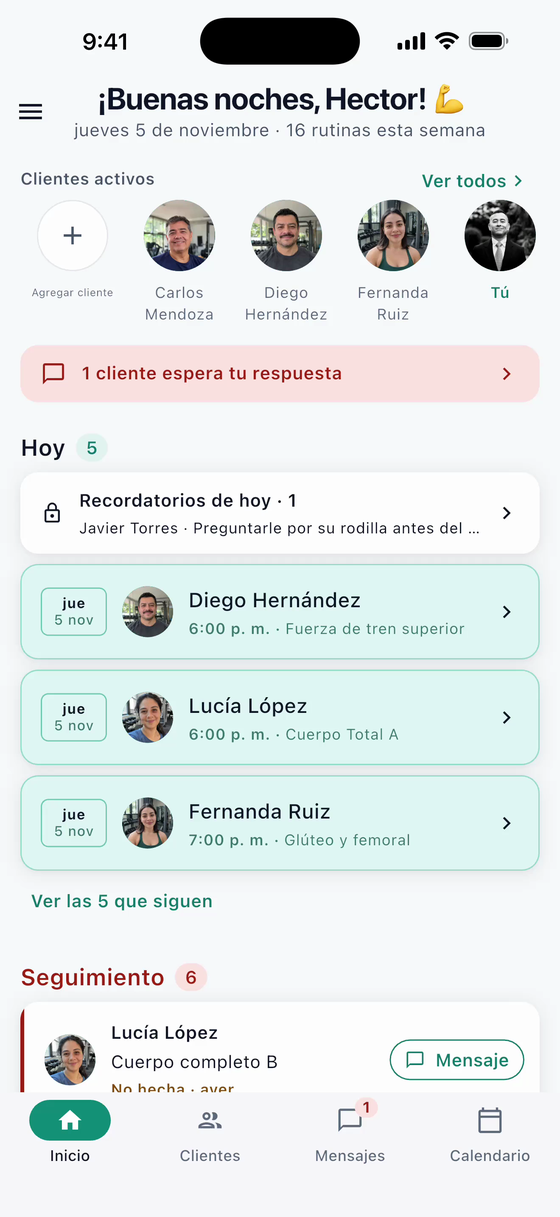
#> input picture workbench/templates/assets/_loc_help01_es_v2.png, 560 x 1217 px
$ python tip_measure.py assets/_loc_help01_es_v2.png
#> lines starting #> are read from the running program, lines starting #| are printed output that depends on the picture; after the words box and inside, x2 and y2 are one past the last pixel; in counts of white or black regions, pixels touching at a corner belong together
# Measures headline (ink/coral) and teal rows of tip images, used to match tip.html to the 2026-11 tips: python3 tip_measure.py a.jpg b.jpg
from PIL import Image
import numpy as np, sys
def groups(r):
  if len(r)==0: return []
  g=[];s=r[0];p=r[0]
  for x in r[1:]:
    if x>p+3: g.append((int(s),int(p))); s=x
    p=x
  g.append((int(s),int(p))); return g
for f in sys.argv[1:]:
  a=np.array(Image.open(f).convert('RGB')).astype(int)
  dark=(a.sum(2)<450)&~((a[:,:,0]<120)&(a[:,:,1]>90))
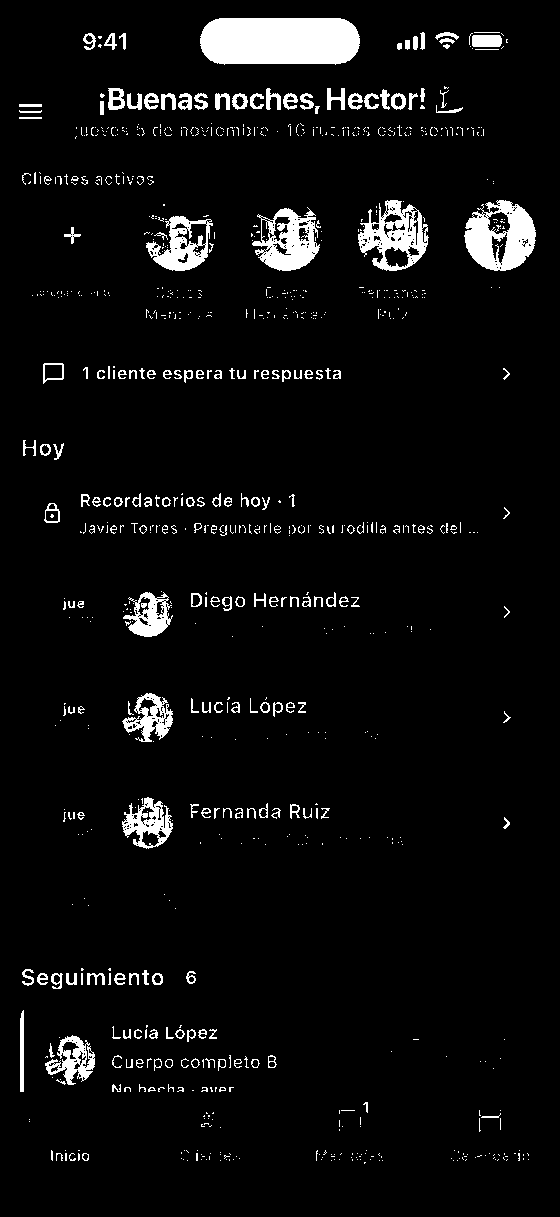
#> dark: shape (1217, 560) bool; 5.1% white; 908 white regions (698 under 20 px), largest, box (x1, y1, x2, y2) and area: (200, 18, 360, 65) 6906, (464, 200, 536, 271) 3143, (358, 200, 429, 271) 2444
  teal=(abs(a[:,:,0]-14)<35)&(abs(a[:,:,1]-122)<35)&(abs(a[:,:,2]-111)<35)
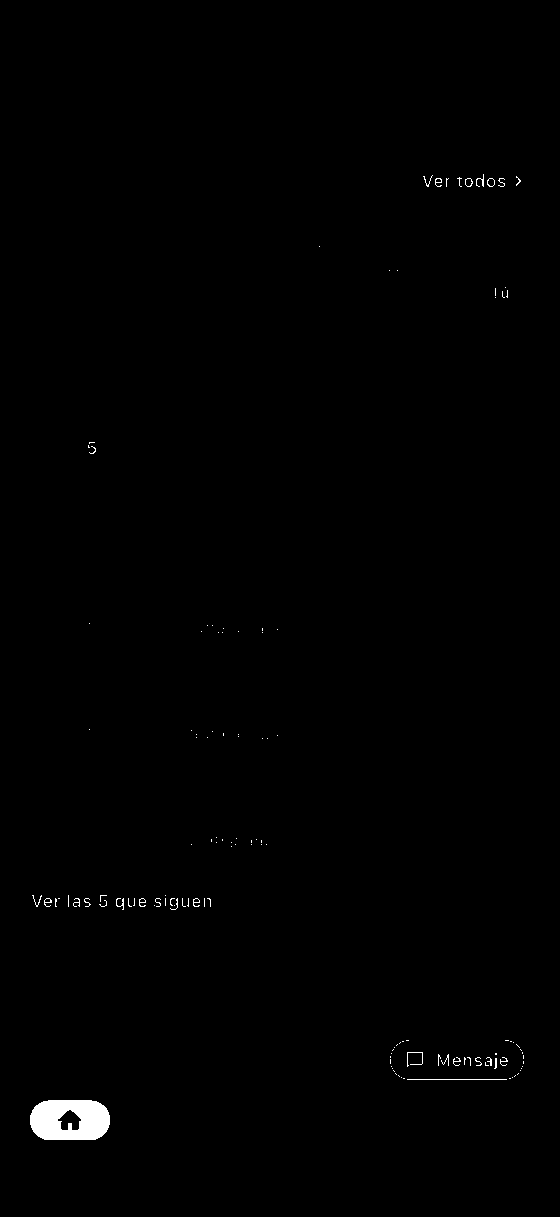
#> teal: shape (1217, 560) bool; 0.54% white; 128 white regions (104 under 20 px), largest, box (x1, y1, x2, y2) and area: (30, 1100, 110, 1140) 2584, (407, 1079, 507, 1080) 100, (407, 1052, 423, 1067) 54
  out=[]
  for g in groups(np.where(dark[:,140:1000].sum(1)>3)[0]):
#> in groups, `s = r[0]`: s = 18
    c=np.where(dark[g[0]:g[1]+1].any(0))[0]; out.append((g,int(c.min()),int(c.max())))
#> this loop made 20 passes
#> after the loop, out = 20 items
  tg=[]
  for g in groups(np.where(teal[:,140:1000].sum(1)>3)[0]):
    c=np.where(teal[g[0]:g[1]+1].any(0))[0]; tg.append((g,int(c.min()),int(c.max())))
#> this loop made 7 passes
#> g on passes 1, 4, 6, 7: (176, 186), (898, 909), (1052, 1068), (1078, 1079)
#> (g, c) on passes 2, 3, 5: ((297, 297), [495, 503, 504, 507]), ((840, 844), [191, 211, 216, 222, 231, 235, 251, 261, 266]), ((1040, 1041), [402, 403, 406, 407, 408, 505, 506, 507, 508, 510, 511])
#> after the loop, tg = [((176, 186), 423, 520), ((297, 297), 495, 507), ((840, 844), 191, 266), ((898, 909), 33, 210), ((1040, 1041), 402, 511), ((1052, 1068), 390, 523), ((1078, 1079), 403, 510)]
  print(f.split('/')[-2]); print('  dark',out); print('  teal',tg)

$ run again, on workbench/templates/assets/_loc_help05_es_v2.png
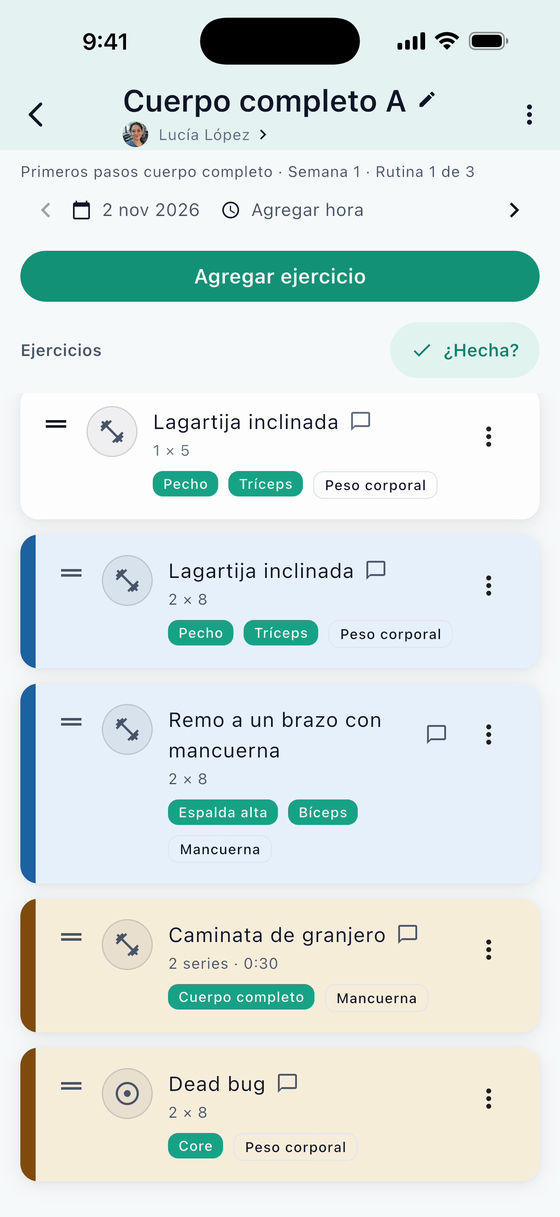
#> input picture workbench/templates/assets/_loc_help05_es_v2.png, 560 x 1217 px
#> `dark=(a.sum(2)<450)&~((a[:,:,0]<120)&(a[:,:,1]>90))`:
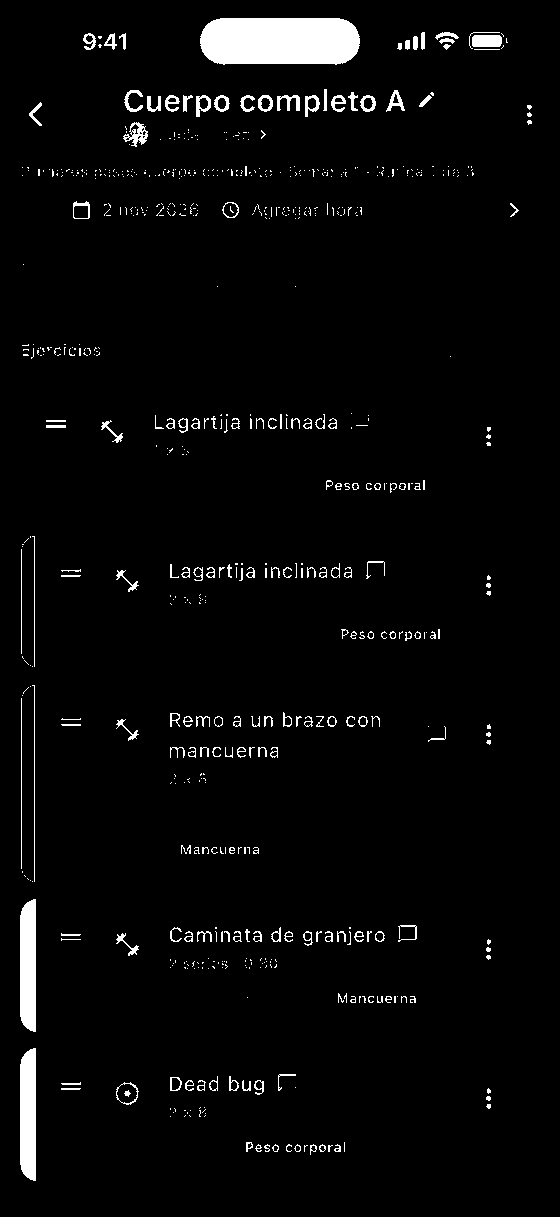
#> dark: shape (1217, 560) bool; 3.3% white; 679 white regions (499 under 20 px), largest, box (x1, y1, x2, y2) and area: (200, 18, 360, 65) 6902, (20, 1048, 36, 1181) 1989, (20, 899, 36, 1032) 1988
#> `teal=(abs(a[:,:,0]-14)<35)&(abs(a[:,:,1]-122)<35)&(abs(a[:,:,2]-111)<35)`:
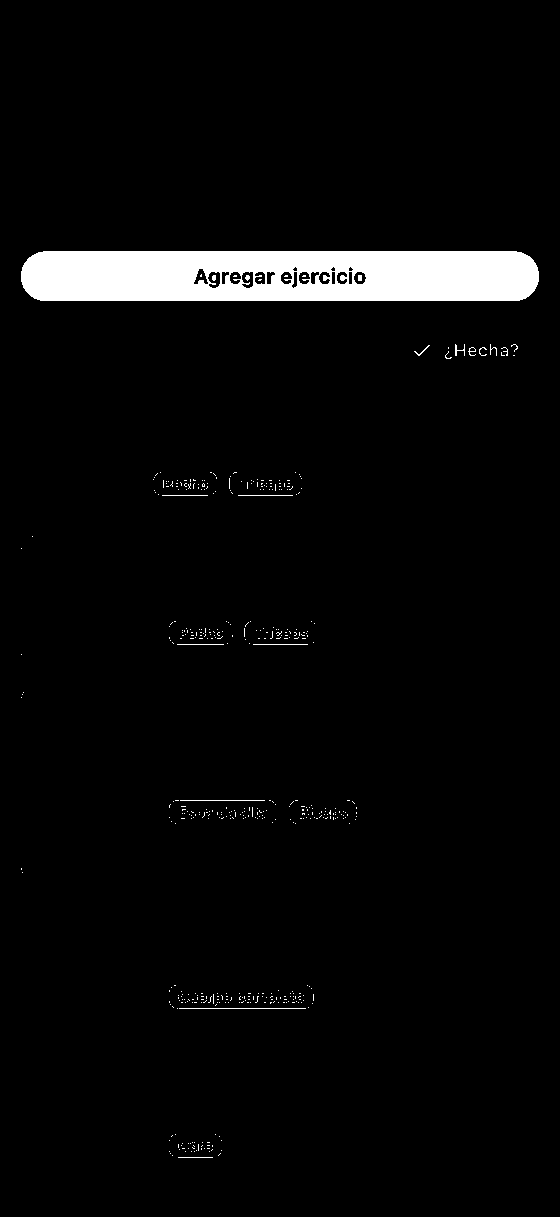
#> teal: shape (1217, 560) bool; 3.8% white; 462 white regions (446 under 20 px), largest, box (x1, y1, x2, y2) and area: (21, 251, 539, 301) 24002, (179, 1008, 306, 1009) 127, (180, 800, 265, 801) 85
#> s = 18
#> the loop `for g in groups(np.where(dark[:,140:1000].sum(1)>3)[0]):` made 29 passes
#> g on passes 1, 2, 3, 4, 5, 6, 9, 10: (18, 64), (90, 116), (121, 142), (166, 176), (202, 218), (414, 437), (480, 489), (561, 580)
#> after the loop `for g in groups(np.where(dark[:,140:1000].sum(1)>3)[0]):`: out = 29 items
#> the loop `for g in groups(np.where(teal[:,140:1000].sum(1)>3)[0]):` made 14 passes
#> g on passes 1, 2, 4, 5, 7, 8, 9, 10: (251, 300), (344, 358), (479, 489), (495, 495), (628, 638), (644, 644), (800, 801), (806, 819)
#> after the loop `for g in groups(np.where(teal[:,140:1000].sum(1)>3)[0]):`: tg = 14 items

$ run again, on workbench/templates/assets/_loc_help06_es_v2.png
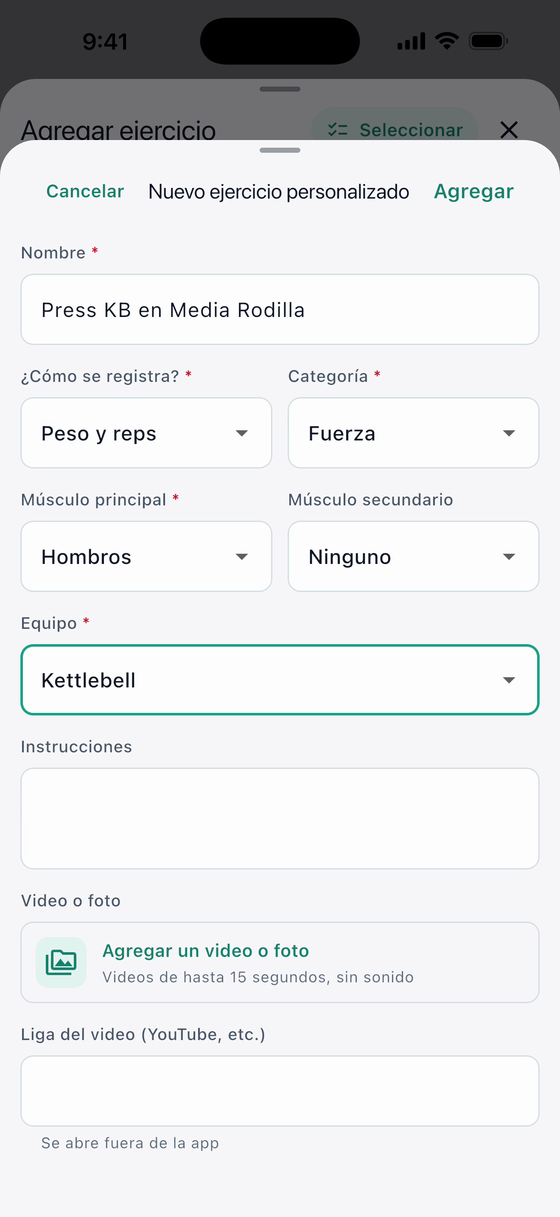
#> input picture workbench/templates/assets/_loc_help06_es_v2.png, 560 x 1217 px
#> `dark=(a.sum(2)<450)&~((a[:,:,0]<120)&(a[:,:,1]>90))`:
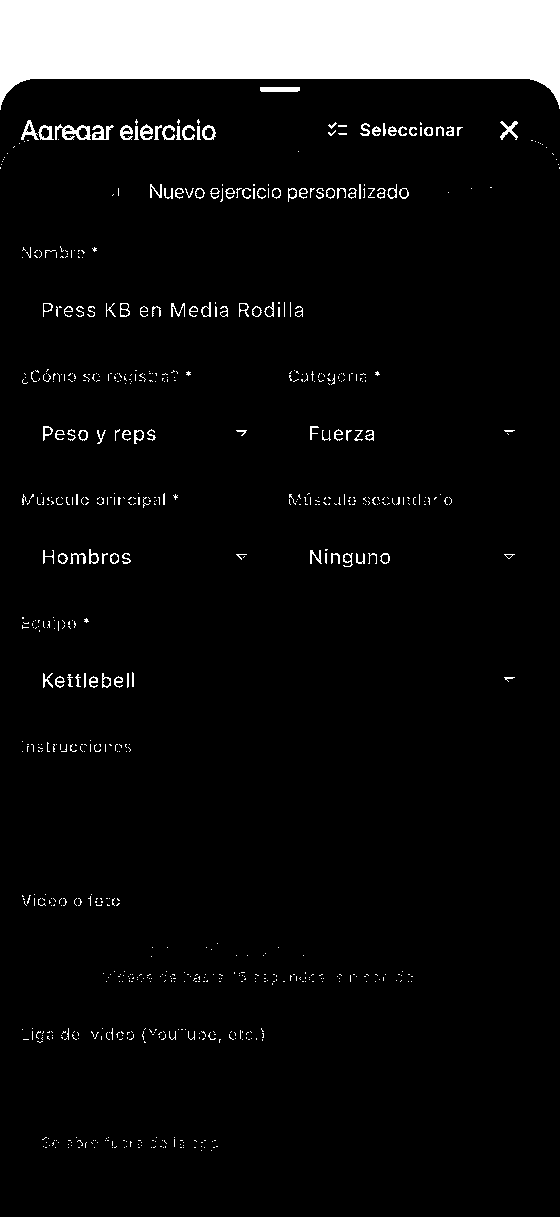
#> dark: shape (1217, 560) bool; 7.8% white; 753 white regions (638 under 20 px), largest, box (x1, y1, x2, y2) and area: (0, 0, 560, 110) 44799, (55, 124, 91, 140) 290, (260, 87, 300, 92) 197
#> `teal=(abs(a[:,:,0]-14)<35)&(abs(a[:,:,1]-122)<35)&(abs(a[:,:,2]-111)<35)`:
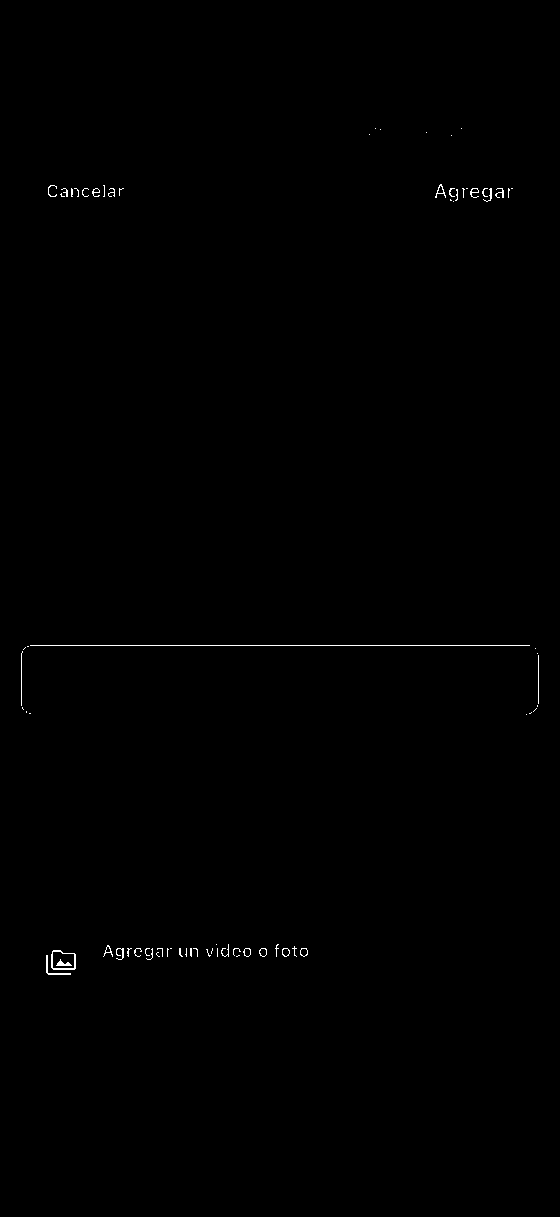
#> teal: shape (1217, 560) bool; 0.27% white in thin lines or dots, all inside (x1, y1, x2, y2) = (21, 128, 539, 975)
#> s = 0
#> the loop `for g in groups(np.where(dark[:,140:1000].sum(1)>3)[0]):` made 15 passes
#> g on passes 1 to 8: (0, 99), (120, 139), (184, 198), (302, 316), (371, 383), (426, 440), (494, 504), (550, 566)
#> after the loop `for g in groups(np.where(dark[:,140:1000].sum(1)>3)[0]):`: out = 15 items
#> the loop `for g in groups(np.where(teal[:,140:1000].sum(1)>3)[0]):` made 4 passes
#> g on passes 1, 2, 4: (188, 200), (645, 645), (948, 959)
#> after the loop `for g in groups(np.where(teal[:,140:1000].sum(1)>3)[0]):`: tg = [((188, 200), 48, 512), ((645, 645), 30, 529), ((944, 944), 216, 278), ((948, 959), 46, 307)]

$ run again, on workbench/templates/assets/_loc_help07_es_v2.png
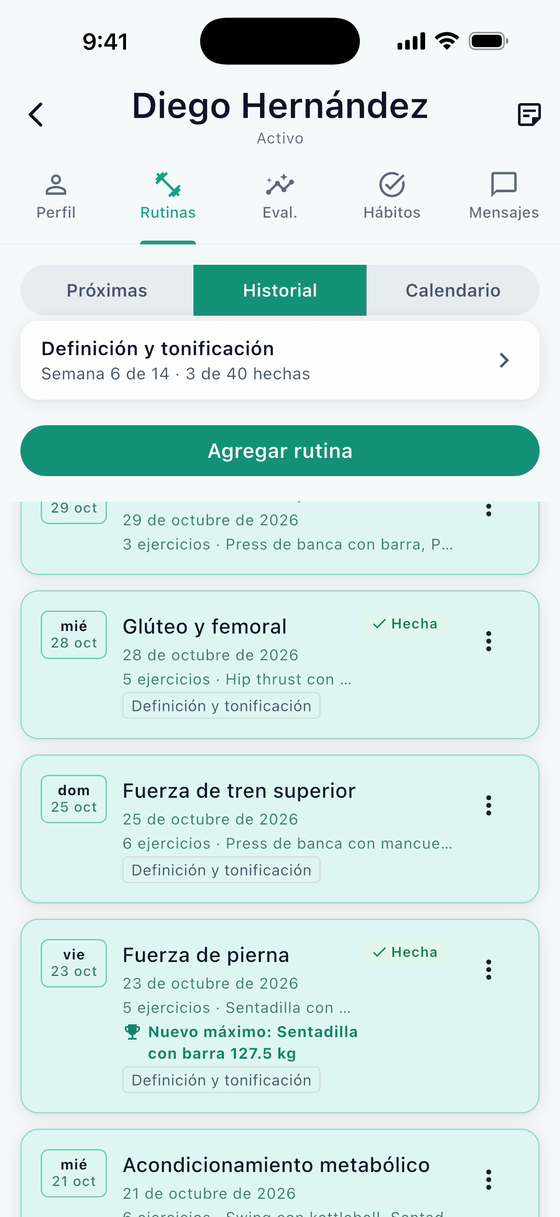
#> input picture workbench/templates/assets/_loc_help07_es_v2.png, 560 x 1217 px
#> `dark=(a.sum(2)<450)&~((a[:,:,0]<120)&(a[:,:,1]>90))`:
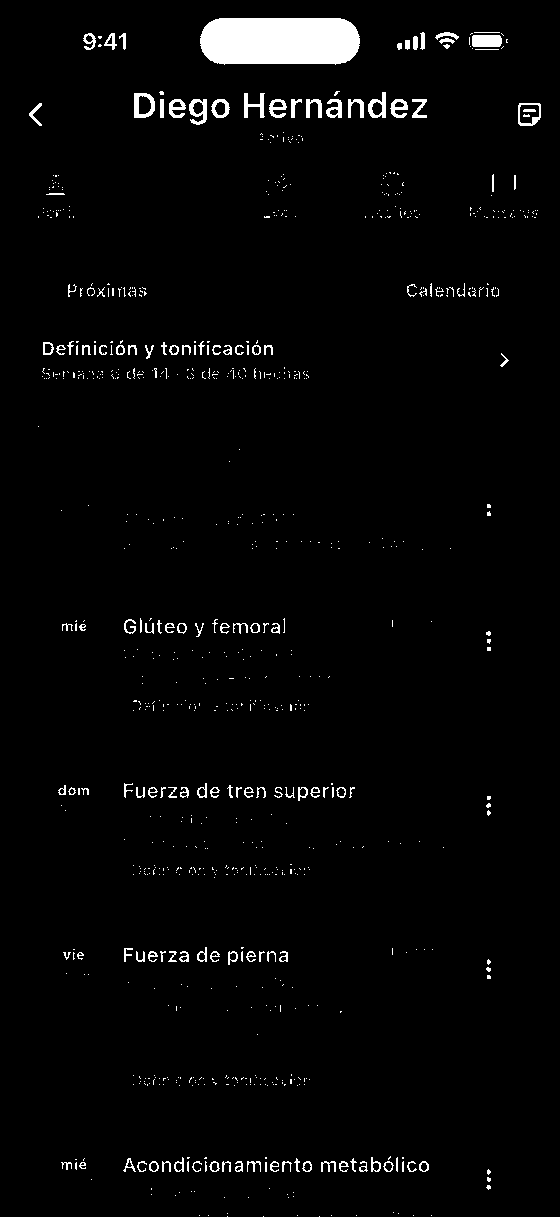
#> dark: shape (1217, 560) bool; 2.6% white; 878 white regions (731 under 20 px), largest, box (x1, y1, x2, y2) and area: (200, 18, 360, 65) 6907, (472, 35, 502, 47) 350, (134, 93, 155, 118) 290
#> `teal=(abs(a[:,:,0]-14)<35)&(abs(a[:,:,1]-122)<35)&(abs(a[:,:,2]-111)<35)`:
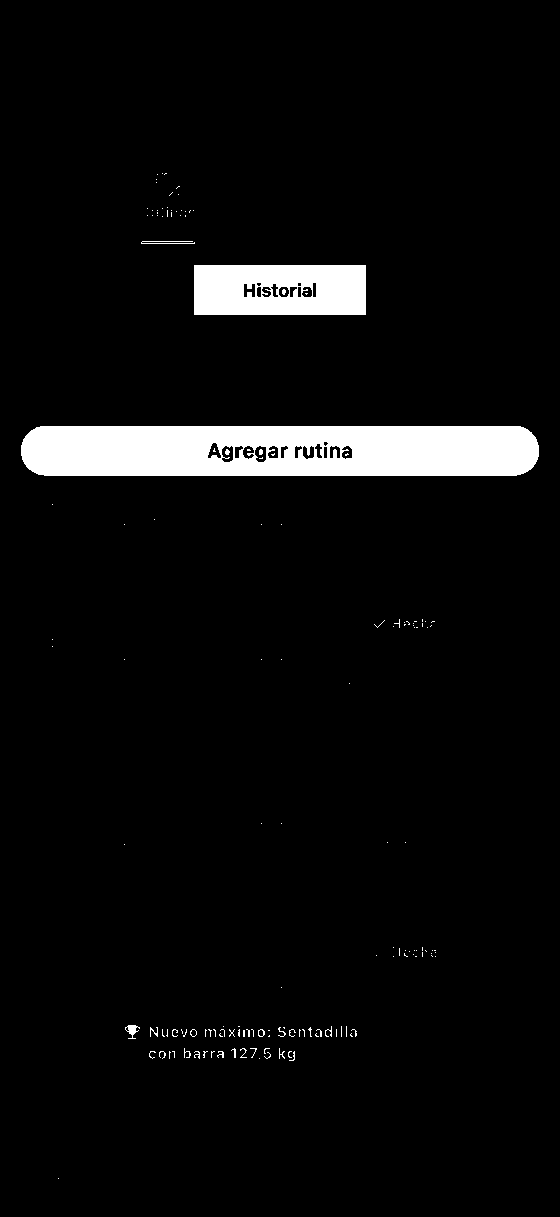
#> teal: shape (1217, 560) bool; 4.9% white; 150 white regions (130 under 20 px), largest, box (x1, y1, x2, y2) and area: (21, 426, 539, 476) 24274, (194, 265, 366, 315) 8065, (141, 241, 195, 244) 107
#> s = 18
#> the loop `for g in groups(np.where(dark[:,140:1000].sum(1)>3)[0]):` made 32 passes
#> g on passes 1 to 8: (18, 63), (91, 125), (135, 139), (173, 188), (194, 194), (208, 217), (284, 296), (341, 378)
#> after the loop `for g in groups(np.where(dark[:,140:1000].sum(1)>3)[0]):`: out = 32 items
#> the loop `for g in groups(np.where(teal[:,140:1000].sum(1)>3)[0]):` made 8 passes
#> g on passes 1 to 8: (210, 216), (241, 243), (265, 314), (426, 475), (621, 627), (950, 956), (1026, 1036), (1048, 1060)
#> after the loop `for g in groups(np.where(teal[:,140:1000].sum(1)>3)[0]):`: tg = [((210, 216), 147, 193), ((241, 243), 141, 194), ((265, 314), 194, 365), ((426, 475), 21, 538), ((621, 627), 374, 434), ((950, 956), 376, 435), ((1026, 1036), 125, 356), ((1048, 1060), 149, 294)]
